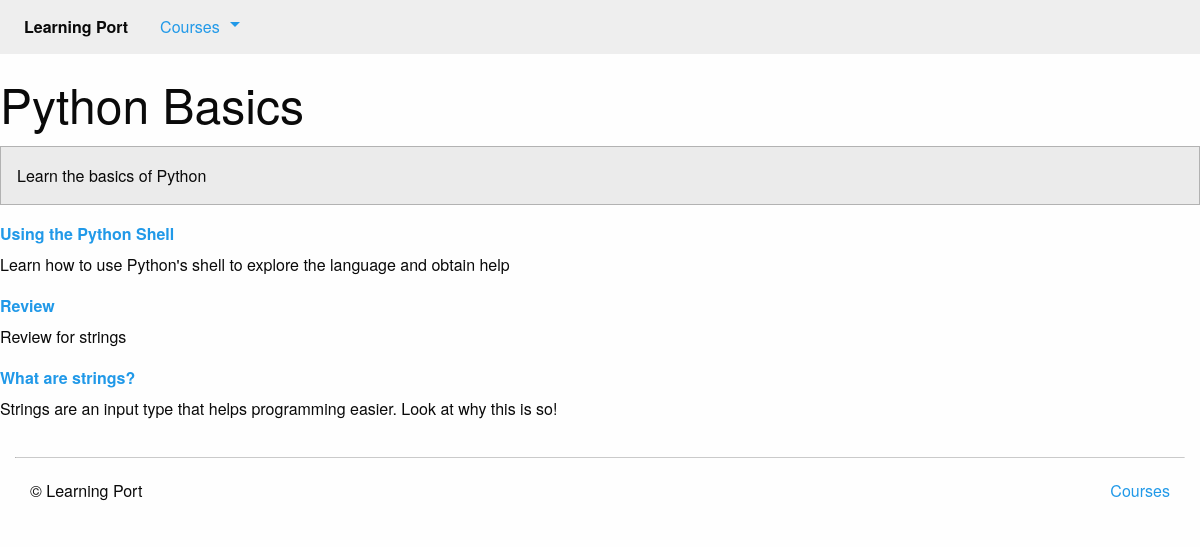
The page /courses/1/ on the database its author committed.
### courses/models.py (models this page shows, shortened)
class Course(models.Model):
    created_at = models.DateTimeField(auto_now_add=True)
    title = models.CharField(max_length=255)
    description = models.TextField()

class Step(models.Model):
    title = models.CharField(max_length=255)
    description = models.TextField()
    order = models.IntegerField(default=0)
    course = models.ForeignKey(Course)
    class Meta:
        abstract = True
        ordering = ['order',]

class Text(Step):
    content = models.TextField(blank=True, default='')
    def get_absolute_url(self):
        return reverse('courses:text',kwargs={
            'course_pk': self.course_id,
            'step_pk':self.id,
        })

class Quiz(Step):
    total_questions = models.IntegerField(default=4)
    class Meta:
        verbose_name_plural='Quizzes'
    def get_absolute_url(self):
        return reverse('courses:quiz',kwargs={
            'course_pk': self.course_id,
            'step_pk':self.id,
        })

### courses/views.py (the view)
# urls.py: url(r'(?P<pk>\d+)/$', views.course_detail, name='detail'),
def course_detail(request, pk):
    course = get_object_or_404(models.Course, pk=pk)
    steps_order = sorted(chain(course.text_set.all(), course.quiz_set.all()),
                         key=lambda step: step.order)
    return render(request, 'courses/course_detail.html', {
        'course': course,
        'steps_order': steps_order
        })

### courses/templatetags/course_extras.py (called while the page is built)
@register.inclusion_tag('courses/course_nav.html')
def nav_courses_list():
    courses = Course.objects.all()
    return {'courses': courses }

@register.filter('markdown_to_html')
def markdown_to_html(markdown_text):
    html_body = markdown2.markdown(markdown_text)
    return mark_safe(html_body)

### courses/templates/courses/course_detail.html (shortened to what this page needs)
{% extends "layout.html" %}
{% load humanize course_extras %}
{% block content %}
<div class="row">
    <article>
        <h1 class="">{{ course.title }}</h1>
        <div class="callout secondary">
            {{ course.description|markdown_to_html }}
        </div>
        <dl>
            {% for step_order in steps_order %}
                <dt>
                    <a href="{{ step_order.get_absolute_url }}">{{ step_order.title }}</a>
                </dt>
                <dd>
                    {{ step_order.description|markdown_to_html }}
                </dd>
            {% endfor %}
        </dl>
    </article>
</div>
{% endblock %}

### rows shown on the page
Course: title "Python Basics", description "Learn the basics of Python"
Text: title "Using the Python Shell", description "Learn how to use Python's shell to explore the language and obtain help"
Quiz: title "Review", description "Review for strings"
Text: title "What are strings?", description "Strings are an input type that helps programming easier. Look at why this is so!"
